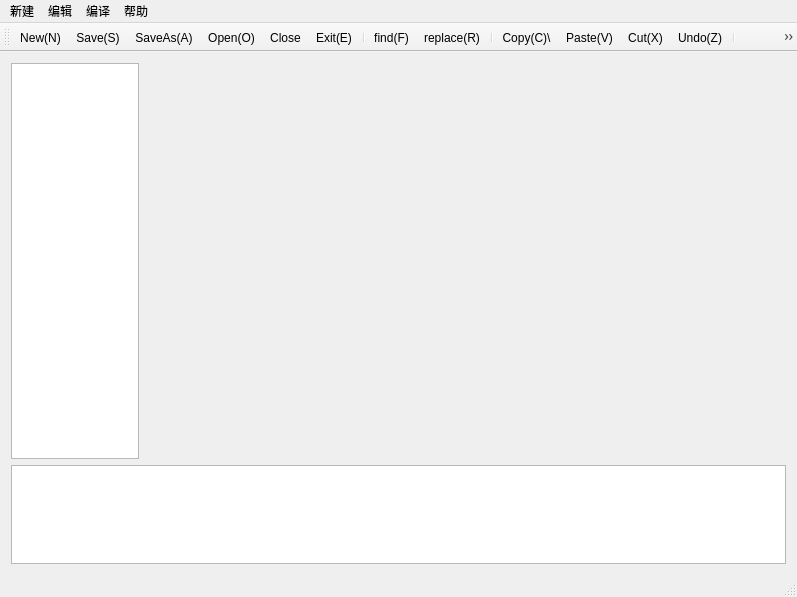
<?xml version="1.0" encoding="UTF-8"?>
<ui version="4.0">
 <class>MainWindow</class>
 <widget class="QMainWindow" name="MainWindow">
  <property name="geometry">
   <rect>
    <x>0</x>
    <y>0</y>
    <width>797</width>
    <height>597</height>
   </rect>
  </property>
  <property name="windowTitle">
   <string>MainWindow</string>
  </property>
  <widget class="QWidget" name="centralWidget">
   <layout class="QGridLayout" name="gridLayout_3" rowstretch="4,1" columnstretch="1,5">
    <item row="0" column="0">
     <widget class="QTreeView" name="treeView"/>
    </item>
    <item row="0" column="1">
     <layout class="QGridLayout" name="gridLayout_2"/>
    </item>
    <item row="1" column="0" colspan="2">
     <layout class="QGridLayout" name="gridLayout">
      <item row="0" column="0">
       <widget class="QTextEdit" name="errorTextEdit"/>
      </item>
     </layout>
    </item>
   </layout>
  </widget>
  <widget class="QMenuBar" name="menuBar">
   <property name="geometry">
    <rect>
     <x>0</x>
     <y>0</y>
     <width>797</width>
     <height>23</height>
    </rect>
   </property>
   <widget class="QMenu" name="menu">
    <property name="title">
     <string>新建</string>
    </property>
    <addaction name="actionNew_N"/>
    <addaction name="actionSave_S"/>
    <addaction name="actionSaveAs_A"/>
    <addaction name="actionOpen_O"/>
    <addaction name="actionClose"/>
    <addaction name="actionExit_E"/>
   </widget>
   <widget class="QMenu" name="menu_2">
    <property name="title">
     <string>编辑</string>
    </property>
    <addaction name="actionfind_F"/>
    <addaction name="actionreplace_R"/>
    <addaction name="actionZoomIn_ZI"/>
    <addaction name="actionUndo_Z"/>
    <addaction name="actionCopy_C"/>
    <addaction name="actionPaste_V"/>
    <addaction name="actionCut_X"/>
    <addaction name="actioncommentAll"/>
    <addaction name="actioninsert_I"/>
    <addaction name="actionHideComment_H"/>
    <addaction name="actionShowComment_D"/>
   </widget>
   <widget class="QMenu" name="menu_3">
    <property name="title">
     <string>编译</string>
    </property>
    <addaction name="actionstart"/>
    <addaction name="actionrun_R"/>
   </widget>
   <widget class="QMenu" name="menu_4">
    <property name="title">
     <string>帮助</string>
    </property>
    <addaction name="actionHelp_H"/>
   </widget>
   <addaction name="menu"/>
   <addaction name="menu_2"/>
   <addaction name="menu_3"/>
   <addaction name="menu_4"/>
  </widget>
  <widget class="QStatusBar" name="statusBar"/>
  <widget class="QToolBar" name="mainToolBar">
   <attribute name="toolBarArea">
    <enum>TopToolBarArea</enum>
   </attribute>
   <attribute name="toolBarBreak">
    <bool>false</bool>
   </attribute>
   <addaction name="actionNew_N"/>
   <addaction name="actionSave_S"/>
   <addaction name="actionSaveAs_A"/>
   <addaction name="actionOpen_O"/>
   <addaction name="actionClose"/>
   <addaction name="actionExit_E"/>
   <addaction name="separator"/>
   <addaction name="actionfind_F"/>
   <addaction name="actionreplace_R"/>
   <addaction name="separator"/>
   <addaction name="actionCopy_C"/>
   <addaction name="actionPaste_V"/>
   <addaction name="actionCut_X"/>
   <addaction name="actionUndo_Z"/>
   <addaction name="separator"/>
   <addaction name="actionstart"/>
   <addaction name="actionrun_R"/>
  </widget>
  <action name="actionNew_N">
   <property name="icon">
    <iconset resource="myrecourses.qrc">
     <normaloff>:/keyrwords/prefix1/actions/document-new.png</normaloff>:/keyrwords/prefix1/actions/document-new.png</iconset>
   </property>
   <property name="text">
    <string>New(&amp;N)</string>
   </property>
   <property name="shortcut">
    <string>Ctrl+N</string>
   </property>
  </action>
  <action name="actionSave_S">
   <property name="icon">
    <iconset resource="myrecourses.qrc">
     <normaloff>:/keyrwords/prefix1/actions/folder_new.png</normaloff>:/keyrwords/prefix1/actions/folder_new.png</iconset>
   </property>
   <property name="text">
    <string>Save(&amp;S)</string>
   </property>
   <property name="shortcut">
    <string>Ctrl+S</string>
   </property>
  </action>
  <action name="actionSaveAs_A">
   <property name="icon">
    <iconset resource="myrecourses.qrc">
     <normaloff>:/keyrwords/prefix1/actions/document-save-as.png</normaloff>:/keyrwords/prefix1/actions/document-save-as.png</iconset>
   </property>
   <property name="text">
    <string>SaveAs(&amp;A)</string>
   </property>
  </action>
  <action name="actionOpen_O">
   <property name="icon">
    <iconset resource="myrecourses.qrc">
     <normaloff>:/keyrwords/prefix1/actions/fileopen.png</normaloff>:/keyrwords/prefix1/actions/fileopen.png</iconset>
   </property>
   <property name="text">
    <string>Open(&amp;O)</string>
   </property>
  </action>
  <action name="actionfind_F">
   <property name="icon">
    <iconset resource="myrecourses.qrc">
     <normaloff>:/keyrwords/prefix1/actions/find.png</normaloff>:/keyrwords/prefix1/actions/find.png</iconset>
   </property>
   <property name="text">
    <string>find(&amp;F)</string>
   </property>
  </action>
  <action name="actionreplace_R">
   <property name="icon">
    <iconset resource="myrecourses.qrc">
     <normaloff>:/keyrwords/prefix1/actions/replace.png</normaloff>:/keyrwords/prefix1/actions/replace.png</iconset>
   </property>
   <property name="text">
    <string>replace(&amp;R)</string>
   </property>
  </action>
  <action name="actionZoomIn_ZI">
   <property name="text">
    <string>ZoomIn(&amp;ZI)</string>
   </property>
  </action>
  <action name="actionUndo_Z">
   <property name="icon">
    <iconset resource="myrecourses.qrc">
     <normaloff>:/keyrwords/prefix1/actions/undo.png</normaloff>:/keyrwords/prefix1/actions/undo.png</iconset>
   </property>
   <property name="text">
    <string>Undo(&amp;Z)</string>
   </property>
   <property name="shortcut">
    <string>Ctrl+Z</string>
   </property>
  </action>
  <action name="actionCopy_C">
   <property name="icon">
    <iconset resource="myrecourses.qrc">
     <normaloff>:/keyrwords/prefix1/actions/copoy.png</normaloff>:/keyrwords/prefix1/actions/copoy.png</iconset>
   </property>
   <property name="text">
    <string>Copy(&amp;C)\</string>
   </property>
   <property name="shortcut">
    <string>Ctrl+C</string>
   </property>
  </action>
  <action name="actionPaste_V">
   <property name="icon">
    <iconset resource="myrecourses.qrc">
     <normaloff>:/keyrwords/prefix1/actions/paste.png</normaloff>:/keyrwords/prefix1/actions/paste.png</iconset>
   </property>
   <property name="text">
    <string>Paste(&amp;V)</string>
   </property>
   <property name="shortcut">
    <string>Ctrl+V</string>
   </property>
  </action>
  <action name="actionCut_X">
   <property name="icon">
    <iconset resource="myrecourses.qrc">
     <normaloff>:/keyrwords/prefix1/actions/cut.png</normaloff>:/keyrwords/prefix1/actions/cut.png</iconset>
   </property>
   <property name="text">
    <string>Cut(&amp;X)</string>
   </property>
   <property name="shortcut">
    <string>Ctrl+X</string>
   </property>
  </action>
  <action name="actionstart">
   <property name="icon">
    <iconset resource="myrecourses.qrc">
     <normaloff>:/keyrwords/prefix1/actions/compile.png</normaloff>:/keyrwords/prefix1/actions/compile.png</iconset>
   </property>
   <property name="text">
    <string>complie</string>
   </property>
  </action>
  <action name="actionrun_R">
   <property name="icon">
    <iconset resource="myrecourses.qrc">
     <normaloff>:/keyrwords/prefix1/actions/run.png</normaloff>:/keyrwords/prefix1/actions/run.png</iconset>
   </property>
   <property name="text">
    <string>run(&amp;R)</string>
   </property>
   <property name="shortcut">
    <string>Ctrl+R</string>
   </property>
  </action>
  <action name="actioncommentAll">
   <property name="text">
    <string>commentAll(&amp;/)</string>
   </property>
   <property name="shortcut">
    <string>Ctrl+K</string>
   </property>
  </action>
  <action name="actioninsert_I">
   <property name="text">
    <string>FontSet(&amp;F)</string>
   </property>
  </action>
  <action name="actionClose">
   <property name="icon">
    <iconset resource="myrecourses.qrc">
     <normaloff>:/keyrwords/prefix1/actions/gtk-cancel.png</normaloff>:/keyrwords/prefix1/actions/gtk-cancel.png</iconset>
   </property>
   <property name="text">
    <string>Close</string>
   </property>
  </action>
  <action name="actionExit_E">
   <property name="icon">
    <iconset resource="myrecourses.qrc">
     <normaloff>:/keyrwords/prefix1/actions/exit.png</normaloff>:/keyrwords/prefix1/actions/exit.png</iconset>
   </property>
   <property name="text">
    <string>Exit(&amp;E)</string>
   </property>
  </action>
  <action name="actionHideComment_H">
   <property name="text">
    <string>HideComment(&amp;H)</string>
   </property>
  </action>
  <action name="actionShowComment_D">
   <property name="text">
    <string>ShowComment(&amp;D)</string>
   </property>
  </action>
  <action name="actionHelp_H">
   <property name="text">
    <string>Help</string>
   </property>
  </action>
 </widget>
 <layoutdefault spacing="6" margin="11"/>
 <resources>
  <include location="myrecourses.qrc"/>
 </resources>
 <connections/>
</ui>
